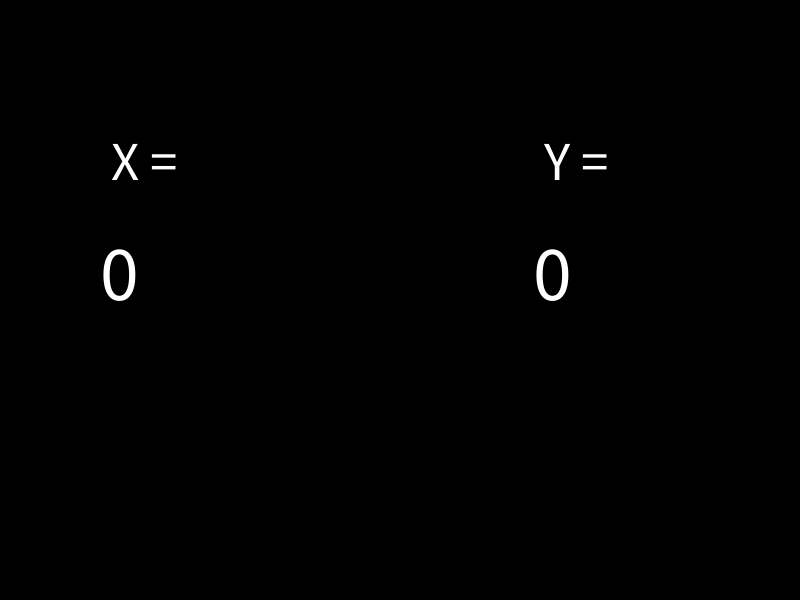
Frame 1 (no input)
Frame 60 (the mouse pressed at the canvas centre just before this capture): identical to frame 1, image omitted
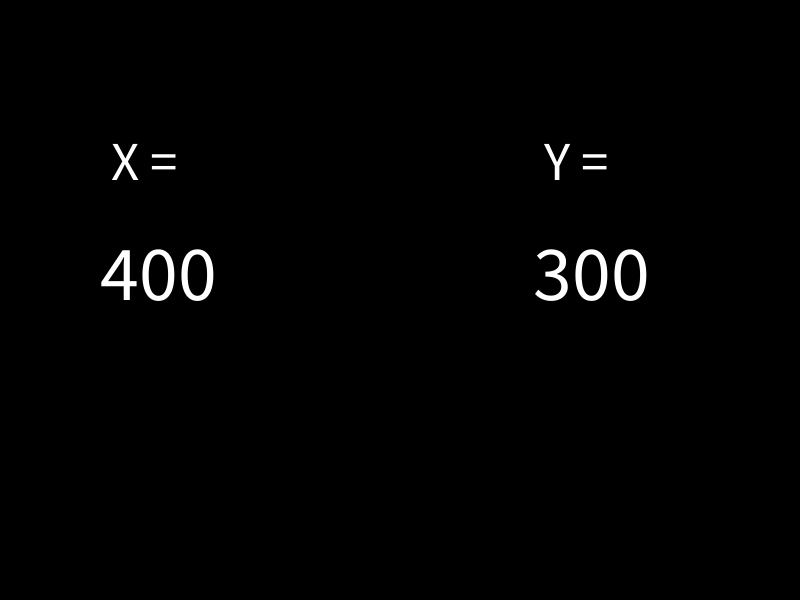
Frame 120 (the mouse held since frame 60 and released just before this capture)

The Processing sketch that drew these frames (run headless with seeded random() and noise(); from frame 60 on, the mouse is pressed at the canvas centre):

// Processing sketch: processing_183417
// ── processing_183417.pde


void setup(){
  size( 800,600);
  
  
  
  
}

void draw(){
  background (0);
  fill(255);
  
  textSize(55);
  text( " X =", width/8, height/2 -120);
  text( " Y =", width/1.5, height/2 -120);
  
  textSize(78);
  text( mouseX, width/8,height/2);
  text( mouseY, width/1.5,height/2);
  
  
  
  
  
}
